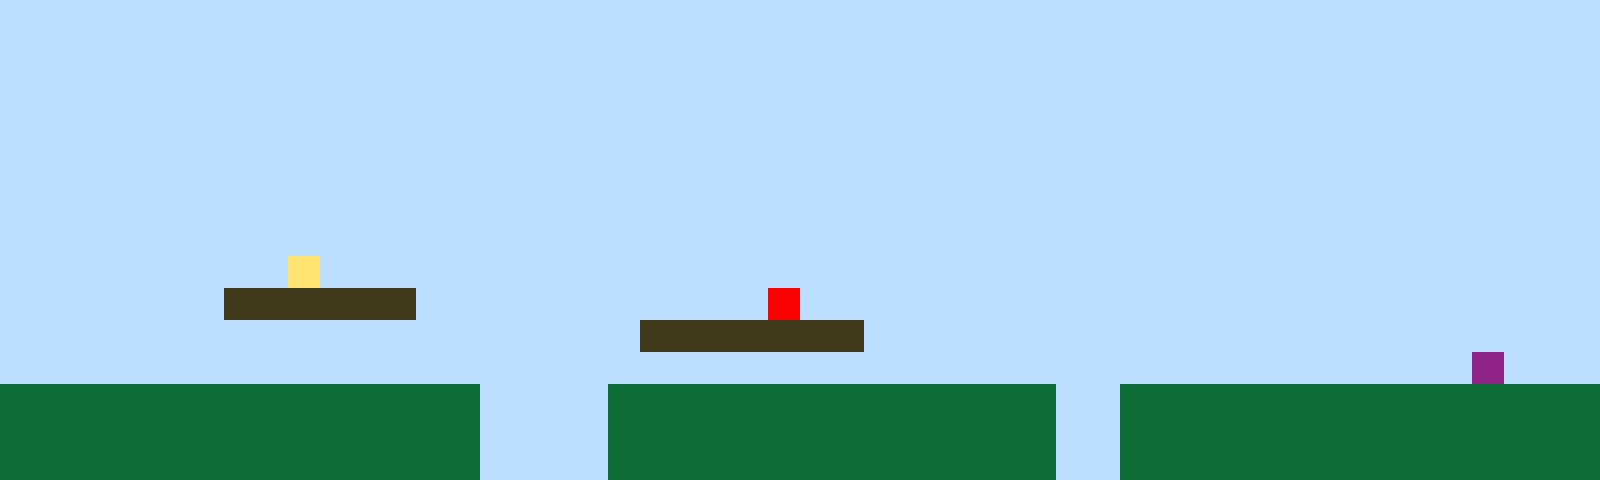

Rendered tile map (Tiled .tmx) drawn with the repository's tilesets; below, a short description and the full map source, tile grids included:
An orthogonal 50x15 tile map with 32x32 px tiles, 1 tile layer (Tile Layer 1).

<map version="1.10" tiledversion="1.11.2" orientation="orthogonal" renderorder="right-up" width="50" height="15" tilewidth="32" tileheight="32" infinite="0" nextlayerid="2" nextobjectid="1"><editorsettings><export target="map1.csv" format="csv" /></editorsettings><tileset firstgid="1" name="sprites" tilewidth="32" tileheight="32" tilecount="6" columns="3"><image source="sprites.png" width="96" height="64" /></tileset><layer id="1" name="Tile Layer 1" width="50" height="15"><data encoding="csv">1,1,1,1,1,1,1,1,1,1,1,1,1,1,1,1,1,1,1,1,1,1,1,1,1,1,1,1,1,1,1,1,1,1,1,1,1,1,1,1,1,1,1,1,1,1,1,1,1,1,1,1,1,1,1,1,1,1,1,1,1,1,1,1,1,1,1,1,1,1,1,1,1,1,1,1,1,1,1,1,1,1,1,1,1,1,1,1,1,1,1,1,1,1,1,1,1,1,1,1,1,1,1,1,1,1,1,1,1,1,1,1,1,1,1,1,1,1,1,1,1,1,1,1,1,1,1,1,1,1,1,1,1,1,1,1,1,1,1,1,1,1,1,1,1,1,1,1,1,1,1,1,1,1,1,1,1,1,1,1,1,1,1,1,1,1,1,1,1,1,1,1,1,1,1,1,1,1,1,1,1,1,1,1,1,1,1,1,1,1,1,1,1,1,1,1,1,1,1,1,1,1,1,1,1,1,1,1,1,1,1,1,1,1,1,1,1,1,1,1,1,1,1,1,1,1,1,1,1,1,1,1,1,1,1,1,1,1,1,1,1,1,1,1,1,1,1,1,1,1,1,1,1,1,1,1,1,1,1,1,1,1,1,1,1,1,1,1,1,1,1,1,1,1,1,1,1,1,1,1,1,1,1,1,1,1,1,1,1,1,1,1,1,1,1,1,1,1,1,1,1,1,1,1,1,1,1,1,1,1,1,1,1,1,1,1,1,1,1,1,1,1,1,1,1,1,1,1,1,1,1,1,1,1,1,1,1,1,1,1,1,1,1,1,1,1,1,1,1,1,1,1,1,1,1,1,1,1,1,1,1,1,1,1,1,1,1,1,1,1,1,1,1,1,1,1,1,1,1,1,1,1,1,1,1,1,1,1,1,1,1,1,1,1,1,1,1,1,1,1,1,1,1,1,1,1,1,1,1,4,1,1,1,1,1,1,1,1,1,1,1,1,1,1,1,1,1,1,1,1,1,1,1,1,1,1,1,1,1,1,1,1,1,1,1,1,1,1,1,1,1,1,1,1,1,1,1,3,3,3,3,3,3,1,1,1,1,1,1,1,1,1,1,1,5,1,1,1,1,1,1,1,1,1,1,1,1,1,1,1,1,1,1,1,1,1,1,1,1,1,1,1,1,1,1,1,1,1,1,1,1,1,1,1,1,1,1,1,1,1,3,3,3,3,3,3,3,1,1,1,1,1,1,1,1,1,1,1,1,1,1,1,1,1,1,1,1,1,1,1,1,1,1,1,1,1,1,1,1,1,1,1,1,1,1,1,1,1,1,1,1,1,1,1,1,1,1,1,1,1,1,1,1,1,1,1,1,1,1,1,1,1,1,1,1,1,6,1,1,1,2,2,2,2,2,2,2,2,2,2,2,2,2,2,2,1,1,1,1,2,2,2,2,2,2,2,2,2,2,2,2,2,2,1,1,2,2,2,2,2,2,2,2,2,2,2,2,2,2,2,2,2,2,2,2,2,2,2,2,2,2,2,2,2,2,1,1,1,1,2,2,2,2,2,2,2,2,2,2,2,2,2,2,1,1,2,2,2,2,2,2,2,2,2,2,2,2,2,2,2,2,2,2,2,2,2,2,2,2,2,2,2,2,2,2,1,1,1,1,2,2,2,2,2,2,2,2,2,2,2,2,2,2,1,1,2,2,2,2,2,2,2,2,2,2,2,2,2,2,2</data></layer></map>
